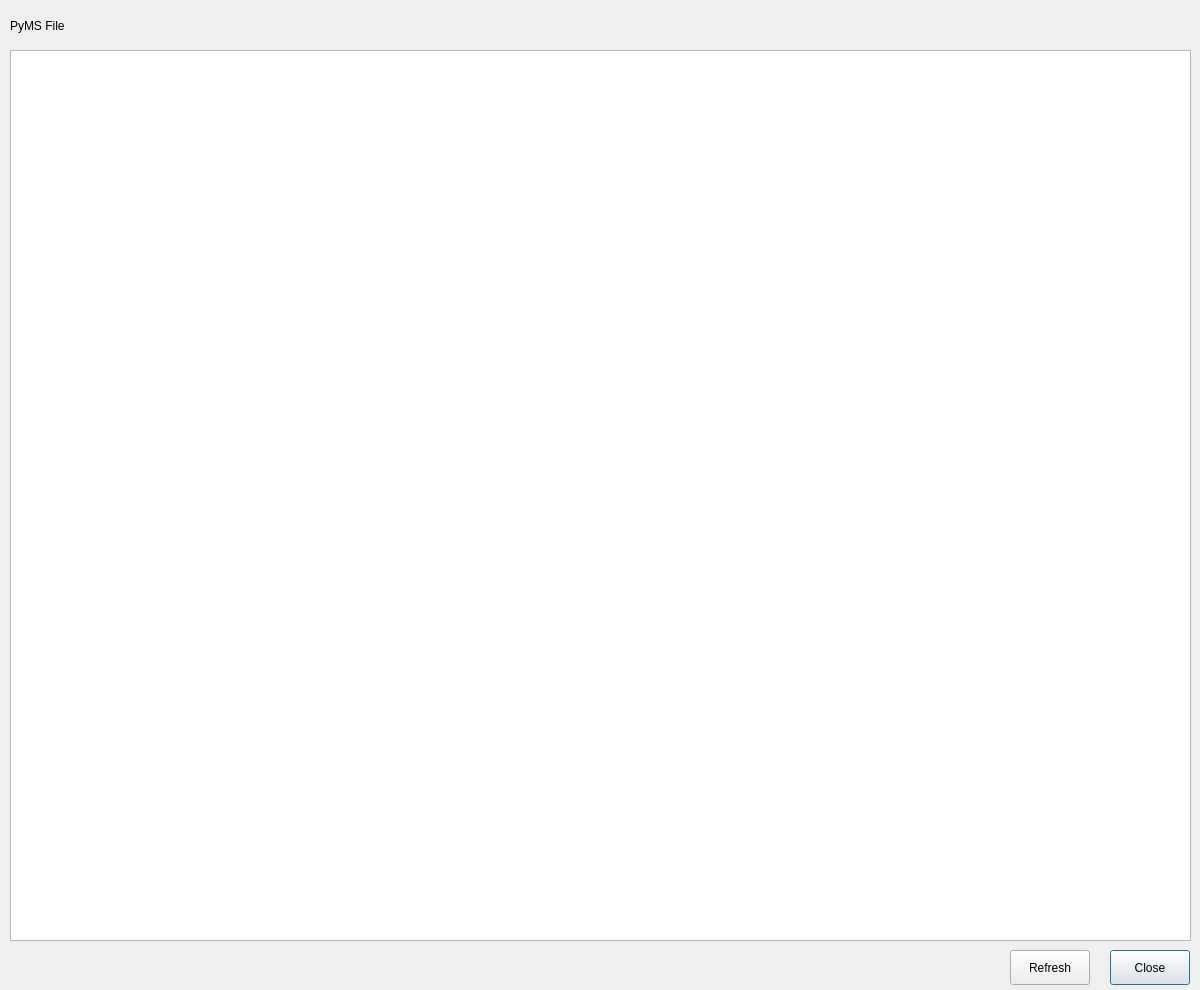
<?xml version="1.0" encoding="UTF-8"?>
<ui version="4.0">
 <class>LogDialog</class>
 <widget class="QDialog" name="LogDialog">
  <property name="geometry">
   <rect>
    <x>0</x>
    <y>0</y>
    <width>1200</width>
    <height>990</height>
   </rect>
  </property>
  <property name="sizePolicy">
   <sizepolicy hsizetype="Fixed" vsizetype="Fixed">
    <horstretch>0</horstretch>
    <verstretch>0</verstretch>
   </sizepolicy>
  </property>
  <property name="minimumSize">
   <size>
    <width>1200</width>
    <height>990</height>
   </size>
  </property>
  <property name="maximumSize">
   <size>
    <width>1200</width>
    <height>990</height>
   </size>
  </property>
  <property name="windowTitle">
   <string>PyMS - Application File Viewer</string>
  </property>
  <property name="windowIcon">
   <iconset resource="main.qrc">
    <normaloff>:/main/iconGTRun.svg</normaloff>:/main/iconGTRun.svg</iconset>
  </property>
  <property name="styleSheet">
   <string notr="true">font: 10pt &quot;Segoe UI&quot;;</string>
  </property>
  <widget class="QPlainTextEdit" name="txtLog">
   <property name="geometry">
    <rect>
     <x>10</x>
     <y>50</y>
     <width>1181</width>
     <height>891</height>
    </rect>
   </property>
   <property name="font">
    <font>
     <family>Consolas</family>
     <pointsize>10</pointsize>
     <weight>50</weight>
     <italic>false</italic>
     <bold>false</bold>
    </font>
   </property>
   <property name="styleSheet">
    <string notr="true">font: 10pt &quot;Consolas&quot;;</string>
   </property>
   <property name="lineWrapMode">
    <enum>QPlainTextEdit::NoWrap</enum>
   </property>
   <property name="readOnly">
    <bool>true</bool>
   </property>
  </widget>
  <widget class="QLabel" name="label">
   <property name="geometry">
    <rect>
     <x>10</x>
     <y>15</y>
     <width>211</width>
     <height>21</height>
    </rect>
   </property>
   <property name="text">
    <string>PyMS File</string>
   </property>
   <property name="scaledContents">
    <bool>true</bool>
   </property>
  </widget>
  <widget class="QPushButton" name="btnReload">
   <property name="geometry">
    <rect>
     <x>1010</x>
     <y>950</y>
     <width>80</width>
     <height>35</height>
    </rect>
   </property>
   <property name="text">
    <string>Refresh</string>
   </property>
  </widget>
  <widget class="QPushButton" name="btnClose">
   <property name="geometry">
    <rect>
     <x>1110</x>
     <y>950</y>
     <width>80</width>
     <height>35</height>
    </rect>
   </property>
   <property name="text">
    <string>Close</string>
   </property>
   <property name="default">
    <bool>true</bool>
   </property>
  </widget>
 </widget>
 <resources>
  <include location="main.qrc"/>
 </resources>
 <connections/>
</ui>
